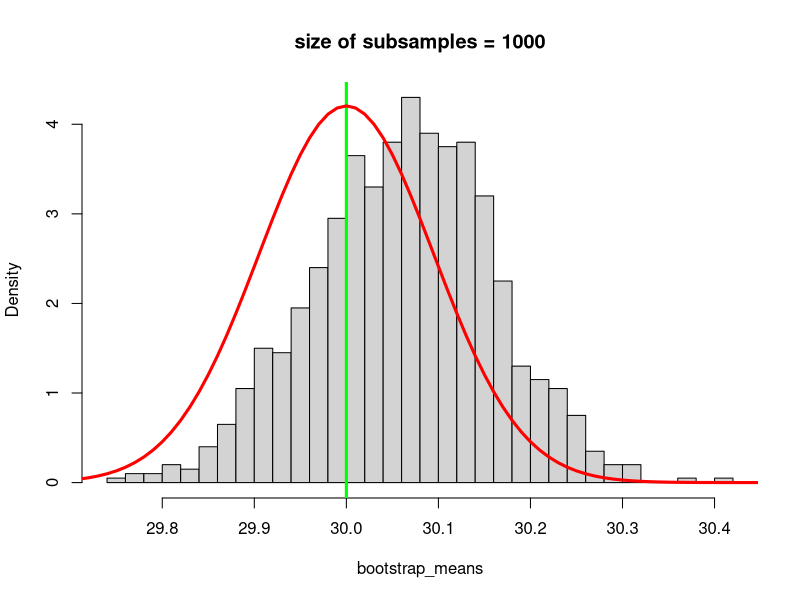
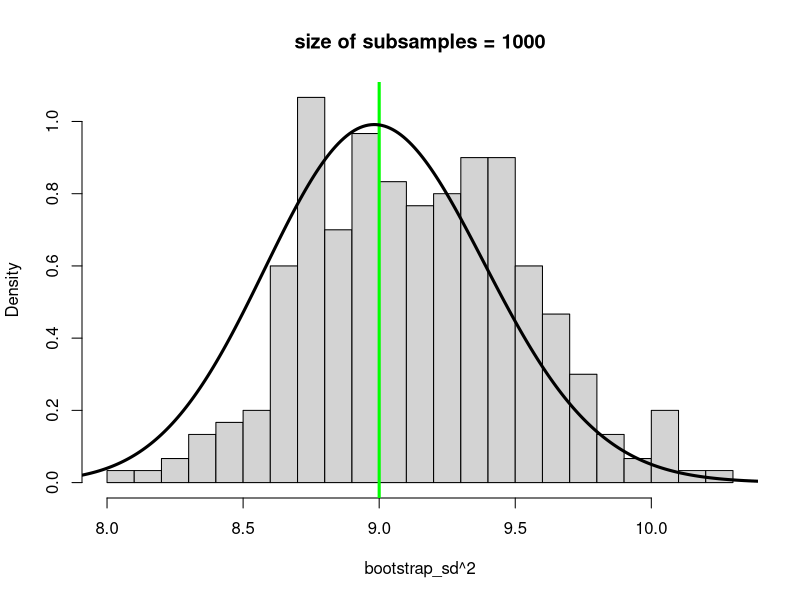
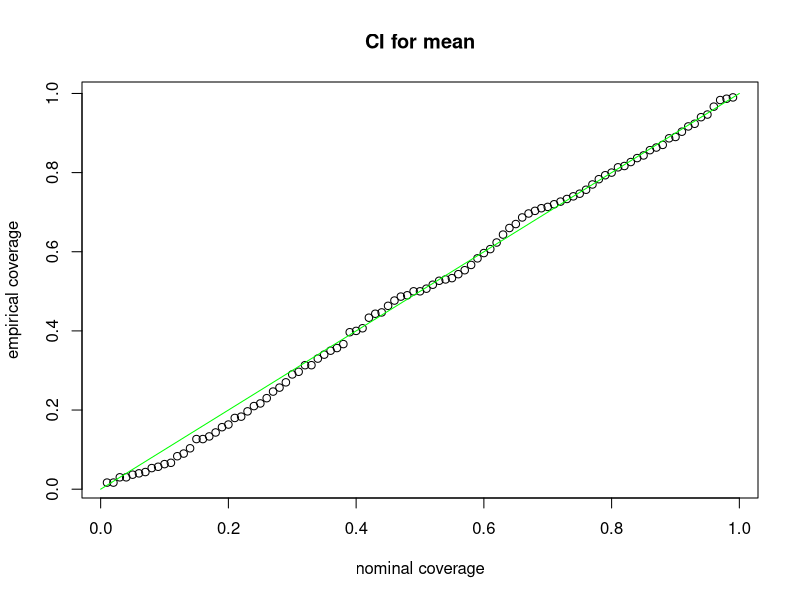
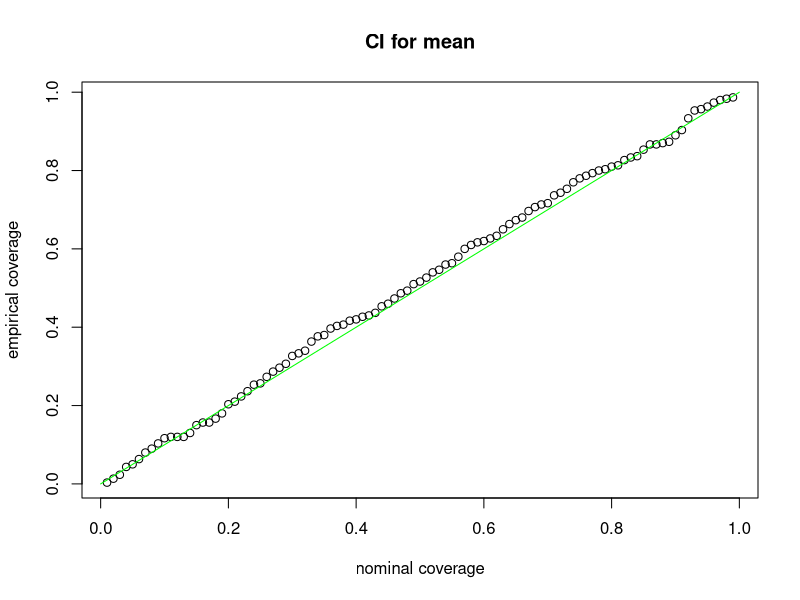

R code for these plots, in order:
# Introduction to bootstrapping

# Consider bootstrapping to approximatet the sampling distribution of the
# sample mean of an observed sample of data

n = 1000
mu = 30
sigma = 3
x = rnorm(n, mean=mu, sd=sigma)

m = n
num_boot_samples = 1000
bootstrap_means = rep( NA, num_boot_samples)
for(k in 1:num_boot_samples){
	sub_x = sample( x, size=m, replace=T)
	bootstrap_means[k] = mean(sub_x)
}

# Plot the histogram of the subsampled sample means
hist( bootstrap_means, breaks=floor(sqrt(num_boot_samples)), freq=F,
      main=paste0("size of subsamples = ",m))
abline( v=mu, col="green", lwd=3)

# Compare the histogram to the actual sampling distribution of the sample mean 
# for Gaussian data
grid = seq( mu-3, mu+3, by=.01)
lines( grid, dnorm( grid, mean=mu, sd=sigma/sqrt(n)), lwd=3, col='red')


# Repeat the above analysis for varying sample sizes n and subsample sizes m


# Next, consider the sampling distribution of the sample standard deviation
x = rnorm(n, mean=mu, sd=sigma)

m = n
num_boot_samples = 300
bootstrap_sd = rep( NA, num_boot_samples)
for(k in 1:num_boot_samples){
	sub_x = sample( x, size=m, replace=T)
	bootstrap_sd[k] = sd(sub_x)
}

# Plot the histogram of the subsampled sample variances
hist( bootstrap_sd^2, breaks=floor(sqrt(num_boot_samples)), freq=F,
      main=paste0("size of subsamples = ",m))
abline( v=sigma^2, col="green", lwd=3)

# Compare the histogram to the actual sampling distribution of the sample 
# standard deviation for Gaussian data
grid = seq( sigma^2-3, sigma^2+3, by=.01)
lines( grid, (m-1)*dchisq( (m-1)*grid/sigma^2, df=m-1)/sigma^2, lwd=3)


# A bootstrapped confidence interval can be constructed for both mu and sigma by
# computing the empirical alpha/2 and 1-alpha/2 quantiles.  This approach is 
# called the percentile bootstrap confidence interval

# Percentile bootstrap confidence interval for the mean
alpha = .05
lower = quantile( bootstrap_means, probs=alpha/2); lower
upper = quantile( bootstrap_means, probs=1-alpha/2); upper
mu

# Percentile bootstrap confidence interval for the standard deviation
alpha = .05
lower = quantile( bootstrap_sd, probs=alpha/2); lower
upper = quantile( bootstrap_sd, probs=1-alpha/2); upper
sigma

# How about the coverage of these confidence intervals?

# Confidence interval for mu
num_sims = 300
m = 1000
num_boot_samples = 1000
nominal_coverage = seq( .01, .99, by=.01)
coverage = rep( 0, length(nominal_coverage))
for(j in 1:num_sims){
	
	x = rnorm(n, mean=mu, sd=sigma)
	#x = rcauchy(n, location = mu, scale = sigma)
	
	bootstrap_means = rep( NA, num_boot_samples)
	for(k in 1:num_boot_samples){
		sub_x = sample( x, size=m, replace=T)
		bootstrap_means[k] = mean(sub_x)
	}
	
	for(r in 1:length(nominal_coverage)){
		alpha = 1-nominal_coverage[r]
		lower = quantile( bootstrap_means, probs=alpha/2)
		upper = quantile( bootstrap_means, probs=1-alpha/2)
		if(lower < mu & mu < upper) coverage[r] = coverage[r] + 1
	}
}
coverage = coverage / num_sims

plot( nominal_coverage, coverage, xlab="nominal coverage", main="CI for mean",
      ylab="empirical coverage")
lines( c(0,1), c(0,1), col="green")

# Confidence interval for sigma
num_sims = 300
m = n
num_boot_samples = 300
nominal_coverage = seq( .01, .99, by=.01)
coverage = rep( 0, length(nominal_coverage))
for(j in 1:num_sims){
	
	x = rnorm(n, mean=mu, sd=sigma)

	bootstrap_sd = rep( NA, num_boot_samples)
	for(k in 1:num_boot_samples){
		sub_x = sample( x, size=m, replace=T)
		bootstrap_sd[k] = sd(sub_x)
	}
	
	for(r in 1:length(nominal_coverage)){
		alpha = 1-nominal_coverage[r]
		lower = quantile( bootstrap_sd, probs=alpha/2)
		upper = quantile( bootstrap_sd, probs=1-alpha/2)
		if(lower < sigma & sigma < upper) coverage[r] = coverage[r] + 1
	}
}
coverage = coverage / num_sims

plot( nominal_coverage, coverage, xlab="nominal coverage", main="CI for mean",
      ylab="empirical coverage")
lines( c(0,1), c(0,1), col="green")
